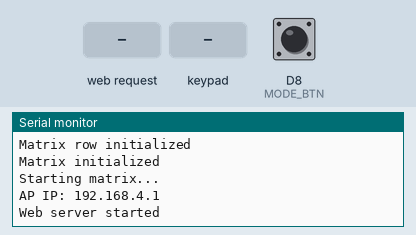
Bench run of a sketch on a simulated ESP8266 (NodeMCU). On the bench: the last lines printed to the serial monitor. Wiring (inferred from the names in the program): 3×3 keypad with keys 1 2 3 4 5 6 7 8 9 (labels assumed): rows D5, D7, D6; columns D1, D3, D4. The inputs (shaded band) are chosen by the test bench; at power-on: D8 (MODE_BTN) LOW.

Above: at 9.2 s.
9.3 s: HTTP request GET /ir?c=1 received
At 10.0 s:
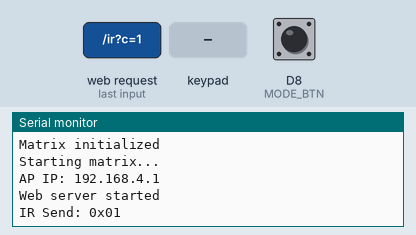
10.8 s: key '1' pressed
At 11.4 s:
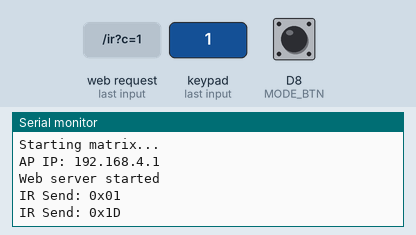
12.3 s: keypad keys 1 2 3 4 5 6 7 8 pressed 0.4 s apart
At 14.21 s:
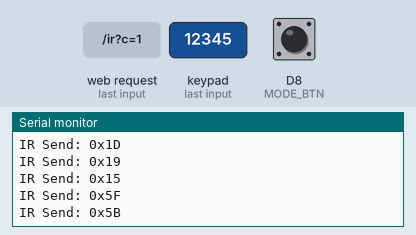
17.0 s: keypad keys 1 3 9 7 2 2 2 2 pressed 0.4 s apart
At 18.5 s:
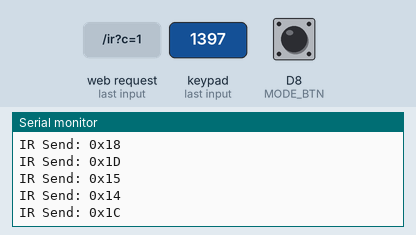
Timing chart, 0 to 20.0 s (numbered marks = the images above; inputs shaded):
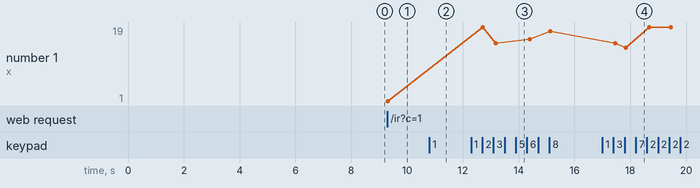

The sketch:

DVD_IR_REMOTE.ino
```cpp
#include <ESP8266WiFi.h>
#include <ESP8266WebServer.h>


// ===== Wi-Fi AP =====
const char* AP_SSID = "DVD_IR_REMOTE";
const char* AP_PASS = "12345678"; // open AP
ESP8266WebServer server(80);

// ===== IR =====
#define IR_SEND_PIN D2   // D2
#define NEC_ADDRESS 0x01
//#define USE_ACTIVE_LOW_OUTPUT_FOR_SEND_PIN // Reverses the polarity at the send pin.
//#define USE_OPEN_DRAIN_OUTPUT_FOR_SEND_PIN  // Use or simulate open drain output mode at send pin. Attention, active state of open drain is LOW, so connect the send LED between positive supply and send pin!
//#define SEND_PWM_BY_TIMER
#include <IRremote.hpp>


// ===== Matrix pins =====
const uint8_t rowPins[3] = { D7, D6, D5 };   // R1, R2, R3
const uint8_t colPins[3] = { D1, D3, D4 }; // C1, C2, C3
#define MODE_BTN D8                       // D8

// ===== Button debounce =====
const unsigned long DEBOUNCE_MS = 500;
unsigned long lastPress[3][3] = {0};

// ===== Button enum =====
enum Btn {
  BTN_MENU, BTN_UP, BTN_POWER,
  BTN_LEFT, BTN_OK, BTN_RIGHT,
  BTN_PREV, BTN_DOWN, BTN_NEXT
};

// ===== IR send helper =====
void sendIR(uint8_t cmd) {
  Serial.printf("IR Send: 0x%02X\n", cmd);
  IrSender.sendNEC(NEC_ADDRESS, cmd, 3);
}

// ===== Handlers =====
void handleButtonPrimary(Btn b) {
  switch(b) {
    case BTN_MENU:  sendIR(0x5F); break;
    case BTN_UP:    sendIR(0x5B); break;
    case BTN_DOWN:  sendIR(0x19); break;
    case BTN_LEFT:  sendIR(0x1C); break;
    case BTN_RIGHT: sendIR(0x14); break;
    case BTN_OK:    sendIR(0x18); break;
    case BTN_PREV:  sendIR(0x1D); break;
    case BTN_NEXT:  sendIR(0x15); break;
    case BTN_POWER: sendIR(0x16); break;
  }
}

void handleButtonSecondary(Btn b) {
  switch(b) {
    case BTN_MENU:  sendIR(0x57); break; // SETUP
    case BTN_UP:    sendIR(0x06); break; // ZOOM
    case BTN_DOWN:  sendIR(0x0A); break; // ANGLE
    case BTN_LEFT:  sendIR(0x4C); break; // REPEAT AB
    case BTN_RIGHT: sendIR(0x50); break; // REPEAT
    case BTN_OK:    sendIR(0x0F); break; // PLAY/PAUSE
    case BTN_PREV:  sendIR(0x48); break; // PREVIEW
    case BTN_NEXT:  sendIR(0x1A); break; // DISPLAY
    case BTN_POWER: sendIR(0x0E); break; // AUDIO
  }
}

// ===== Matrix initialization =====
void initMatrix() {
  for (int r = 0; r < 3; r++) {
    pinMode(rowPins[r], OUTPUT);
    Serial.println(rowPins[r]);
    Serial.println("Matrix row initialized");
    delay(1000);
    digitalWrite(rowPins[r], HIGH); // rij “inactief”
  }
  for (int c = 0; c < 3; c++) {
    pinMode(colPins[c], INPUT_PULLUP); // kolommen met pull-ups
  }
  //pinMode(MODE_BTN, INPUT_PULLUP);     // mode knop
  //pinMode(IR_SEND_PIN, OUTPUT);        // IR LED
  //digitalWrite(IR_SEND_PIN, LOW);      // LED uit
  Serial.println("Matrix initialized");
}

// ===== Scan matrix =====
void scanMatrix() {
  bool shiftMode = digitalRead(MODE_BTN); // High = pressed

  for (int r = 0; r < 3; r++) {
    digitalWrite(rowPins[r], LOW);
    delayMicroseconds(5);

    for (int c = 0; c < 3; c++) {
      if (digitalRead(colPins[c]) == LOW) {
        unsigned long now = millis();
        if (now - lastPress[r][c] > DEBOUNCE_MS) {
          lastPress[r][c] = now;
          Btn b = (Btn)(r * 3 + c);
          if (shiftMode) handleButtonSecondary(b);
          else handleButtonPrimary(b);
        }
      }
    }
    digitalWrite(rowPins[r], HIGH);
  }
}

// ===== Web UI =====
String makePage() {
  String html =
    "<!DOCTYPE html><html lang='nl'>"
    "<head><meta charset='utf-8'>"
    "<meta name='viewport' content='width=device-width, initial-scale=1'>"
    "<title>DVD IR Remote</title>"
    "<style>"
    "body{font-family:system-ui; background:#f2f2f7; text-align:center; margin:0; padding:12px;}"
    "h2{margin:8px 0 16px;font-weight:600}"
    "button{width:92px;height:50px;font-size:15px;margin:6px;border-radius:10px;}"
    ".wide{width:160px}"
    ".power{background:#ff3b30;color:#fff;border:none}"
    ".power:active{background:#d70015}"
    ".dpad{display:grid;grid-template-columns:92px 92px 92px;grid-template-rows:50px 50px 50px;gap:10px;justify-content:center}"
    ".empty{visibility:hidden}"
    ".row{display:flex;justify-content:center;gap:10px;flex-wrap:wrap}"
    "</style></head><body>";

  html += "<h2>DVD IR Remote</h2>";

  // Power
  html += "<div class='row'><button class='power wide' onclick='send(0x16)'>POWER</button></div>";

  // D-pad
  html += "<div class='dpad'>"
          "<div class='empty'></div>"
          "<button onclick='send(0x5B)'>▲</button>"
          "<div class='empty'></div>"
          "<button onclick='send(0x1C)'>◀</button>"
          "<button onclick='send(0x18)'>OK</button>"
          "<button onclick='send(0x14)'>▶</button>"
          "<div class='empty'></div>"
          "<button onclick='send(0x19)'>▼</button>"
          "<div class='empty'></div>"
          "</div>";

  // Transport
  html += "<div class='row'>"
          "<button onclick='send(0x1D)'>⏮</button>"
          "<button onclick='send(0x0F)'>▶</button>"
          "<button onclick='send(0x13)'>■</button>"
          "<button onclick='send(0x15)'>⏭</button>"
          "</div>";

  // Menu
  html += "<div class='row'>"
          "<button onclick='send(0x5F)'>MENU</button>"
          "<button onclick='send(0x57)'>SETUP</button>"
          "<button onclick='send(0x1A)'>DISPLAY</button>"
          "</div>";

  // Extra
  html += "<div class='row'>"
          "<button onclick='send(0x06)'>ZOOM</button>"
          "<button onclick='send(0x0A)'>ANGLE</button>"
          "<button onclick='send(0x12)'>SUB</button>"
          "<button onclick='send(0x0E)'>AUDIO</button>"
          "</div>";

  // Repeat / Eject
  html += "<div class='row'>"
          "<button onclick='send(0x50)'>REPEAT</button>"
          "<button onclick='send(0x4C)'>A-B</button>"
          "<button onclick='send(0x1E)'>EJECT</button>"
          "</div>";

  // JS
  html += "<script>function send(cmd){fetch('/ir?c='+cmd.toString(16));}</script>";
  html += "</body></html>";
  return html;
}

// ===== Web handlers =====
void handleRoot() { server.send(200,"text/html",makePage()); }

void handleIR() {
  if (!server.hasArg("c")) { server.send(400,"text/plain","Missing command"); return; }
  uint8_t cmd = strtoul(server.arg("c").c_str(), nullptr, 16);
  sendIR(cmd);
  server.send(200,"text/plain","OK");
}

// ===== Setup =====
void setup() {
  Serial.begin(115200);
  Serial.println(" ");
  Serial.println("Starting DVD IR Remote...");


  delay(5000);
  Serial.println("init matrix...");
  initMatrix();
  Serial.println("Starting matrix...");

  // Wi-Fi AP
  WiFi.mode(WIFI_AP);
  WiFi.softAP(AP_SSID, AP_PASS);
  Serial.print("AP IP: "); Serial.println(WiFi.softAPIP());

  // IR sender
  IrSender.begin(IR_SEND_PIN);

  // Web server
  server.on("/", handleRoot);
  server.on("/ir", handleIR);
  server.begin();
  Serial.println("Web server started");
}

// ===== Loop =====
void loop() {
  scanMatrix();         // hardware buttons
  delay(100);
  server.handleClient(); // web UI
}
```

Measured:
- after the input at 9.3 s, the serial monitor: prints a new line at once (image 1)
- after the input at 10.8 s, the serial monitor: prints a new line after 0.08 s (image 2)
- after the input at 12.3 s, the serial monitor: prints a new line after 0.42 s (image 3)
- after the input at 17.0 s, the serial monitor: prints a new line at once (image 4)
- plotted number 1: 1 → 18 after the input at 12.3 s, 18 → 19 after the input at 17.0 s
